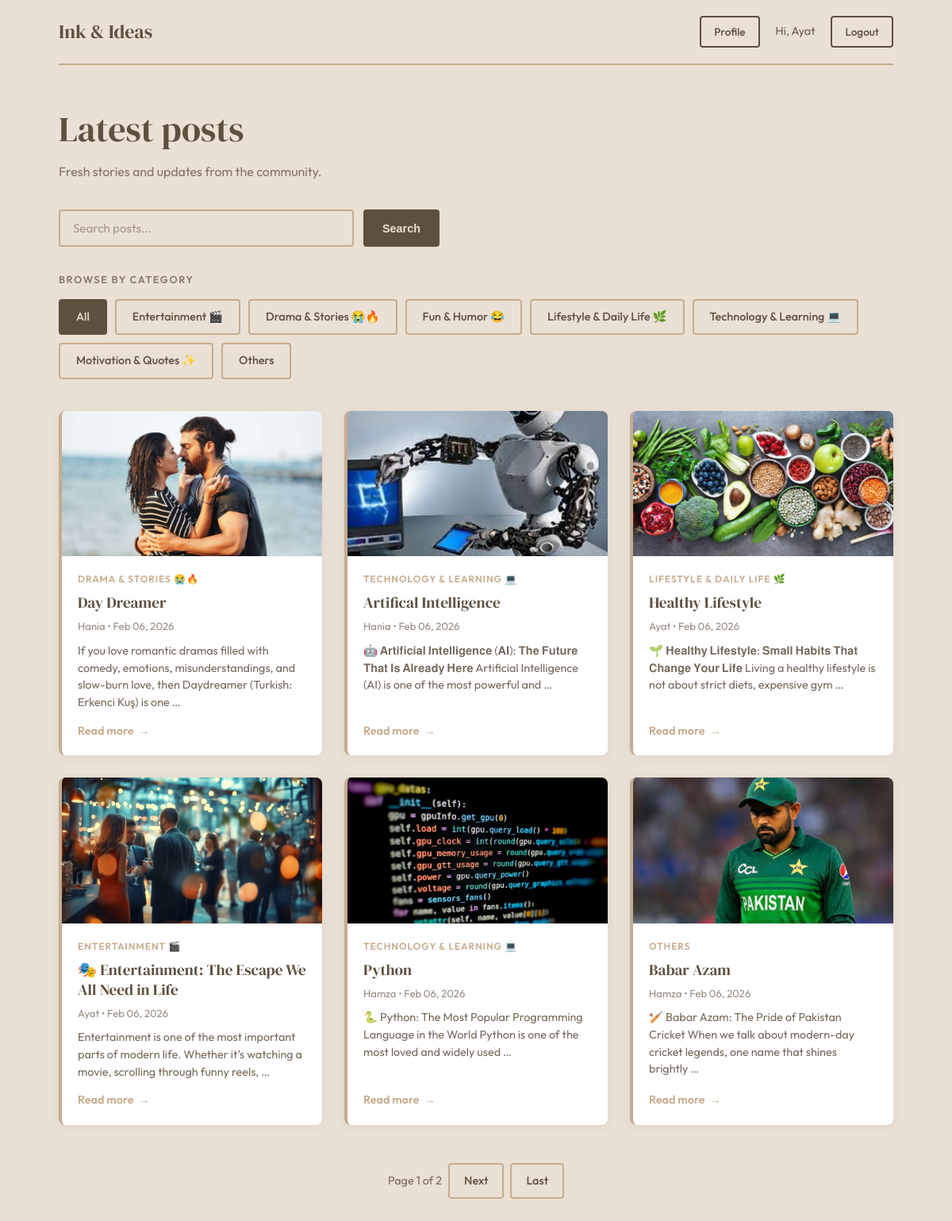
Page / (signed in) on the committed database.
### Project/models.py (models this page shows, shortened)
class Category(models.Model):
    name=models.CharField(max_length=100)
    description=models.TextField()
    class Meta:
        verbose_name_plural = "Categories"

class BlogPost(models.Model):
    title=models.CharField(max_length=100)
    content=models.TextField()
    pub_date=models.DateTimeField(auto_now_add=True)
    author=models.ForeignKey(User,on_delete=models.CASCADE)
    slug=models.SlugField(max_length=100)
    featured_image=models.ImageField(upload_to='images/',blank=True,null=True)
    status=models.CharField(max_length=10,choices=(('Draft','Draft'),('Published','Published')))
    category = models.ForeignKey(Category, on_delete=models.SET_NULL, null=True)

### Project/views.py (the view)
# urls.py: 2. Add a URL to urlpatterns:  path('', views.home, name='home')
def home(request):
    q = request.GET.get('q', '')
    category_filter = request.GET.get('category', '')
    posts = BlogPost.objects.all()
    categories = Category.objects.all()
    if q:
        posts = posts.filter(title__icontains=q)
    elif category_filter:
        posts = posts.filter(category__name__icontains=category_filter)
    paginator = Paginator(posts, 6)
    page_number = request.GET.get("page")
    page_obj = paginator.get_page(page_number)
    return render(request, 'home.html', {
        'posts': page_obj,
        'q': q,
        'categories': categories,
        'category_filter': category_filter
    })

### Project/templates/home.html (shortened to what this page needs)
<!DOCTYPE html>
<html lang="en">
<head>
</head>
<body>
    <div class="container">
        <header class="navbar">
            <a href="{% url 'home' %}" class="brand">Ink & Ideas</a>
            <div class="nav-links">
                {% if user.is_authenticated %}
                    <a href="{% url 'profile' %}" class="nav-button">Profile</a>
                    <span style="font-size: 0.9rem; color: var(--bg-color); opacity: 0.9;">Hi, {{ user.username }}</span>
                    <a href="{% url 'logout' %}" class="nav-button">Logout</a>
                {% else %}
                    <a href="{% url 'login' %}" class="nav-button">Login</a>
                    <a href="{% url 'register' %}" class="nav-button nav-button__primary">Register</a>
                {% endif %}
            </div>
        </header>
        <main>
            <section class="hero">
                <h1 class="hero-title">Latest posts</h1>
                <p class="hero-subtitle">Fresh stories and updates from the community.</p>
            </section>
            <form method="GET" class="search-wrapper">
                <div class="search-form">
                    <input type="text" name="q" placeholder="Search posts..." value="{{ q }}">
                    <input type="submit" value="Search">
                </div>
            </form>
            <section class="category-section">
                <h2 class="category-section-title">Browse by category</h2>
                <div class="category-chips">
                    <a href="?q={{ q }}" class="category-chip{% if not category_filter %} active{% endif %}">All</a>
                    {% for category in categories %}
                        <a href="?category={{ category.name }}{% if q %}&q={{ q }}{% endif %}"
                           class="category-chip{% if category_filter == category.name %} active{% endif %}">
                            {{ category.name }}
                        </a>
                    {% endfor %}
                </div>
            </section>
            {% if posts %}
                <section class="posts-grid">
                    {% for post in posts %}
                        <article class="post-card">
                            {% if post.featured_image %}
                                <div class="post-image-wrapper">
                                    <img src="{{ post.featured_image.url }}" alt="{{ post.title }}">
                                </div>
                            {% endif %}
                            <div class="post-content">
                                {% if post.category %}
                                    <span class="post-category-tag">{{ post.category.name }}</span>
                                {% endif %}
                                <h2 class="post-title">
                                    <a href="{% url 'detail' post.slug %}">{{ post.title }}</a>
                                </h2>
                                <p class="post-meta">
                                    {{ post.author }} • {{ post.pub_date|date:"M d, Y" }}
                                </p>
                                <p class="post-excerpt">
                                    {{ post.content|truncatewords:20 }}
                                </p>
                                <a class="post-readmore" href="{% url 'detail' post.slug %}">Read more</a>
                            </div>
                        </article>
                    {% endfor %}
                </section>
                <div class="pagination">
                    <span>Page {{ posts.number }} of {{ posts.paginator.num_pages }}</span>
                    {% if posts.has_next %}
                        <a href="?q={{ q }}&category={{ category_filter }}&page={{ posts.next_page_number }}">Next</a>
                        <a href="?q={{ q }}&category={{ category_filter }}&page={{ posts.paginator.num_pages }}">Last</a>
                    {% endif %}
                </div>
            {% else %}
                <p class="empty-state">No posts found.</p>
            {% endif %}
        </main>
    </div>
</body>
</html>

### rows in the picture
Category: name "Entertainment 🎬"
Category: name "Drama & Stories 😭🔥"
Category: name "Fun & Humor 😂"
Category: name "Lifestyle & Daily Life 🌿"
Category: name "Technology & Learning 💻"
Category: name "Motivation & Quotes ✨"
Category: name "Others"
BlogPost: featured_image (picture), category.name "DRAMA & STORIES 😭🔥", title "Day Dreamer", author "Hania", pub_date "Feb 06, 2026", content "If you love romantic dramas filled with comedy, emotions, misunderstandings, and slow-burn love, then Daydreamer (Turkish: Erkenci Kuş) is one …"
BlogPost: featured_image (picture), category.name "TECHNOLOGY & LEARNING 💻", title "Artifical Intelligence", author "Hania", pub_date "Feb 06, 2026", content "🤖 𝐀𝐫𝐭𝐢𝐟𝐢𝐜𝐢𝐚𝐥 𝐈𝐧𝐭𝐞𝐥𝐥𝐢𝐠𝐞𝐧𝐜𝐞 (𝐀𝐈): 𝐓𝐡𝐞 𝐅𝐮𝐭𝐮𝐫𝐞 𝐓𝐡𝐚𝐭 𝐈𝐬 𝐀𝐥𝐫𝐞𝐚𝐝𝐲 𝐇𝐞𝐫𝐞 Artificial Intelligence (AI) is one of the most powerful and …"
BlogPost: featured_image (picture), category.name "LIFESTYLE & DAILY LIFE 🌿", title "Healthy Lifestyle", author "Ayat", pub_date "Feb 06, 2026", content "🌱 𝐇𝐞𝐚𝐥𝐭𝐡𝐲 𝐋𝐢𝐟𝐞𝐬𝐭𝐲𝐥𝐞: 𝐒𝐦𝐚𝐥𝐥 𝐇𝐚𝐛𝐢𝐭𝐬 𝐓𝐡𝐚𝐭 𝐂𝐡𝐚𝐧𝐠𝐞 𝐘𝐨𝐮𝐫 𝐋𝐢𝐟𝐞 Living a healthy lifestyle is not about strict diets, expensive gym …"
BlogPost: featured_image (picture), category.name "ENTERTAINMENT 🎬", title "🎭 Entertainment: The Escape We All Need in Life", author "Ayat", pub_date "Feb 06, 2026", content "Entertainment is one of the most important parts of modern life. Whether it’s watching a movie, scrolling through funny reels, …"
BlogPost: featured_image (picture), category.name "TECHNOLOGY & LEARNING 💻", title "Python", author "Hamza", pub_date "Feb 06, 2026", content "🐍 Python: The Most Popular Programming Language in the World Python is one of the most loved and widely used …"
BlogPost: featured_image (picture), category.name "OTHERS", title "Babar Azam", author "Hamza", pub_date "Feb 06, 2026", content "🏏 Babar Azam: The Pride of Pakistan Cricket When we talk about modern-day cricket legends, one name that shines brightly …"

### other values in the picture
{{ user.username }} "Ayat"
{{ posts.number }} "1"
{{ posts.paginator.num_pages }} "2"
